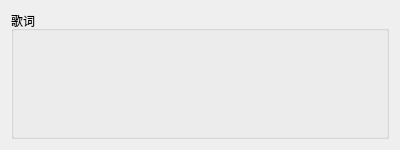
<?xml version="1.0" encoding="UTF-8"?>
<ui version="4.0">
 <class>LyricView</class>
 <widget class="QWidget" name="LyricView">
  <property name="geometry">
   <rect>
    <x>0</x>
    <y>0</y>
    <width>400</width>
    <height>150</height>
   </rect>
  </property>
  <property name="windowTitle">
   <string>Form</string>
  </property>
  <layout class="QVBoxLayout" name="verticalLayout">
   <item>
    <widget class="QGroupBox" name="lyricBox">
     <property name="title">
      <string>歌词</string>
     </property>
     <layout class="QVBoxLayout" name="verticalLayout_2">
      <item>
       <widget class="QLabel" name="currentLyricLabel">
        <property name="alignment">
         <set>Qt::AlignCenter</set>
        </property>
        <property name="wordWrap">
         <bool>true</bool>
        </property>
        <property name="styleSheet">
         <string>font-size: 14pt; color: #336699; font-weight: bold;</string>
        </property>
       </widget>
      </item>
      <item>
       <widget class="QLabel" name="nextLyricLabel">
        <property name="alignment">
         <set>Qt::AlignCenter</set>
        </property>
        <property name="wordWrap">
         <bool>true</bool>
        </property>
        <property name="styleSheet">
         <string>font-size: 12pt; color: #999999;</string>
        </property>
       </widget>
      </item>
     </layout>
    </widget>
   </item>
  </layout>
 </widget>
 <resources/>
 <connections/>
</ui>
